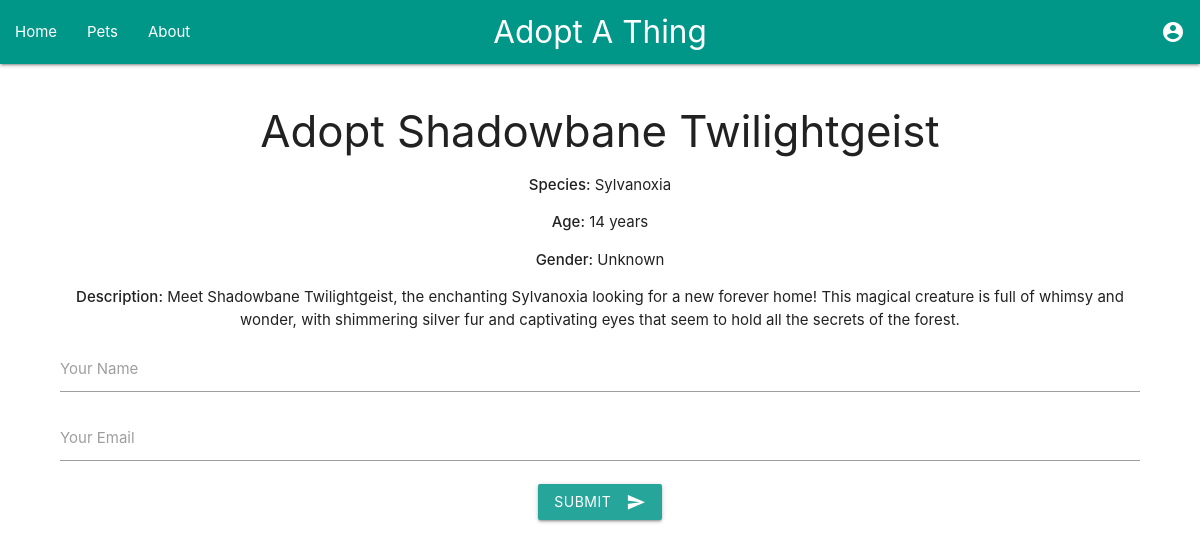
/adopt/2, run on an earlier commit of the app's database.
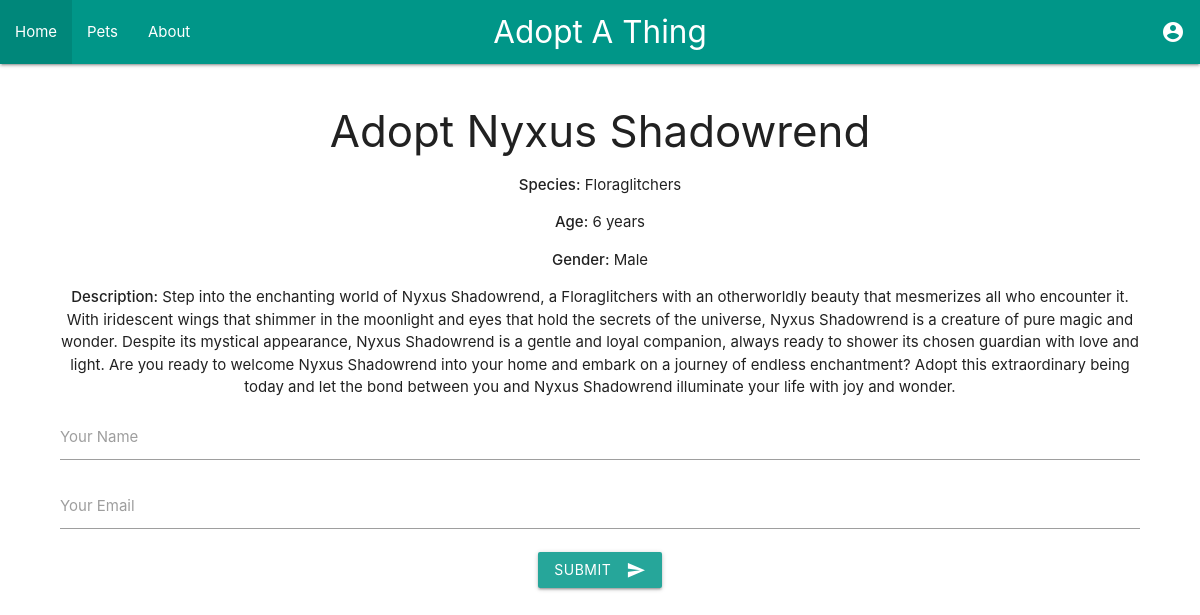
And on a later commit of the database.
### tables this page shows
CREATE TABLE things (
    id INTEGER PRIMARY KEY AUTOINCREMENT,
    name TEXT NOT NULL,
    species TEXT NOT NULL,
    age INTEGER NOT NULL,
    gender TEXT NOT NULL,
    description TEXT NOT NULL
);

### app.py (the view, shortened to what this page needs)
@app.route('/adopt/<int:pet_id>', methods=['GET', 'POST'])
def adopt_pet(pet_id):
    conn = get_db_connection()
    pet = conn.execute('SELECT * FROM pets WHERE id = ?', (pet_id,)).fetchone()
    if pet is None:
        thing = conn.execute('SELECT * FROM things WHERE id = ?', (pet_id,)).fetchone()
        if thing is None:
            conn.close()
            return "Pet or Thing not found", 404
        pet = thing  # Treat as a pet for template compatibility
    conn.close()
    return render_template('adopt.html', pet=pet)

### app.py (called while the page is built)
def get_db_connection():
    with sqlite3.connect('database/petadoption.db') as conn:
        conn.row_factory = sqlite3.Row
        return conn

### templates/adopt.html (shortened to what this page needs)
{% extends "base.html" %}
{% block content %}
    <div class="section">
        <h3>Adopt {{ pet.name if pet else 'Pet' }}</h3>
        <p><strong>Species:</strong> {{ pet.species }}</p>
        <p><strong>Age:</strong> {{ pet.age }} years</p>
        <p><strong>Gender:</strong> {{ pet.gender }}</p>
        <p><strong>Description:</strong> {{ pet.description }}</p>
        <form method="post">
            <div class="input-field">
                <input id="name" name="name" type="text" class="validate" required>
                <label for="name">Your Name</label>
            </div>
            <div class="input-field">
                <input id="email" name="email" type="email" class="validate" required>
                <label for="email">Your Email</label>
            </div>
            <button class="btn waves-effect waves-light" type="submit">
                Submit
                <i class="material-icons right">send</i>
            </button>
        </form>
    </div>
{% endblock %}

What changed in the data, as far as the page shows it:
changed things: name "Shadowbane Twilightgeist" → "Nyxus Shadowrend"; species "Sylvanoxia" → "Floraglitchers"; age "14" → "6"; gender "Unknown" → "Male"; description "Meet Shadowbane Twilightgeist, the enchanting Sylvanoxia looking for a new forever home! This magical creature is full of whimsy and wonder, with shimmering silver fur and captivating eyes that seem to hold all the secrets of the forest." → "Step into the enchanting world of Nyxus Shadowrend, a Floraglitchers with an otherworldly beauty that mesmerizes all who encounter it. With iridescent wings that shimmer in the moonlight and eyes that hold the secrets of the universe, Nyxus Shadowrend is a creature of pure magic and wonder. Despite its mystical appearance, Nyxus Shadowrend is a gentle and loyal companion, always ready to shower its chosen guardian with love and light. Are you ready to welcome Nyxus Shadowrend into your home and embark on a journey of endless enchantment? Adopt this extraordinary being today and let the bond between you and Nyxus Shadowrend illuminate your life with joy and wonder."
